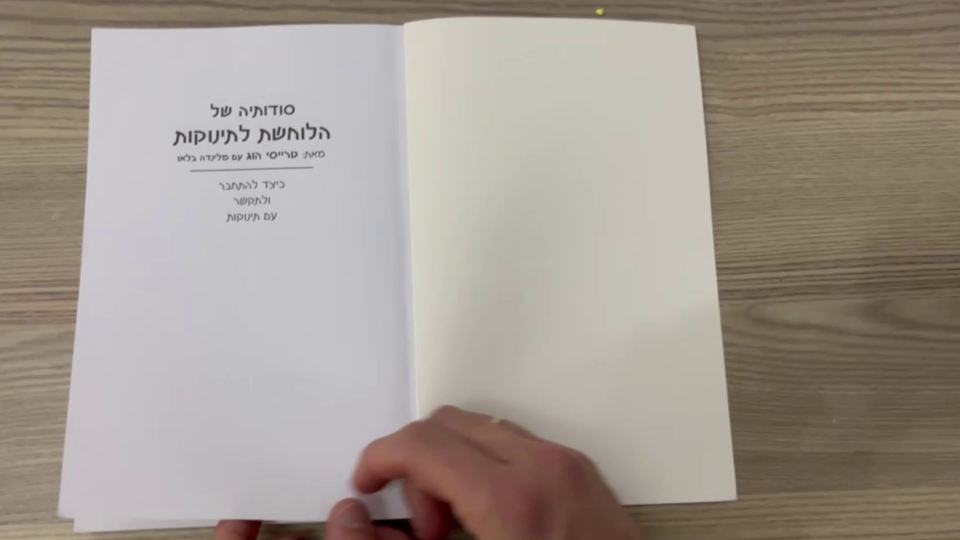
#> input picture video0_selected_image_0.png, 1920 x 1080 px, given in place of 0.mp4, which was not available (shown at 1/2 size)
$ python main.py
#> lines starting #> are read from the running program, lines starting #| are printed output that depends on the picture; after the words box and inside, x2 and y2 are one past the last pixel; in counts of white or black regions, pixels touching at a corner belong together; pictures that were not available may be replaced by others from this repository, and a replacement may not be noted
### motion_detection_by_pixels_changes.py
import cv2
import numpy as np
import matplotlib.pyplot as plt
import os

images_motion_values_a_id = []


def show_pages_and_motion_diff(image1, image2, id):
    """מציג את שתי התמונות אחת ליד השנייה ואת כמות ההבדלים ביניהן"""
    diff = cv2.absdiff(image1, image2)
    motion = np.sum(diff) / 1000000  # מדד לכמות התנועה
    images_motion_values_a_id.append((motion, id, image1))  # שמירה עבור הגרף

    resized_frame1 = cv2.resize(image1, (600, 800))
    resized_frame2 = cv2.resize(image2, (600, 800))
    combined = np.hstack((resized_frame1, resized_frame2))

    text = f"Motion: {motion},{id}"
    cv2.putText(combined, text, (50, 50), cv2.FONT_HERSHEY_SIMPLEX, 1, (0, 255, 0), 2)
    return motion


def process_video_frame(frame, prev_gray, counter):
    """מעבד פריים יחיד ומחשב תנועה"""
    gray = cv2.cvtColor(frame, cv2.COLOR_BGR2GRAY)
    gray = cv2.GaussianBlur(gray, (5, 5), 0)
    show_pages_and_motion_diff(gray, prev_gray, counter)
    return gray


def video_to_images(video_path, num_of_pages):
#> called with video_path = 'C:\\Users\\user\\Desktop\\project\\0.mp4', num_of_pages = 8
    cap = cv2.VideoCapture(video_path)
    ret, prev_frame = cap.read()
#> prev_frame is the input picture: shape (1080, 1920, 3); mean B, G, R 144.4, 152.9, 161.7

    if not ret:
        print("Error: Couldn't read video file.")
        return

    prev_gray = cv2.cvtColor(prev_frame.copy(), cv2.COLOR_BGR2GRAY)
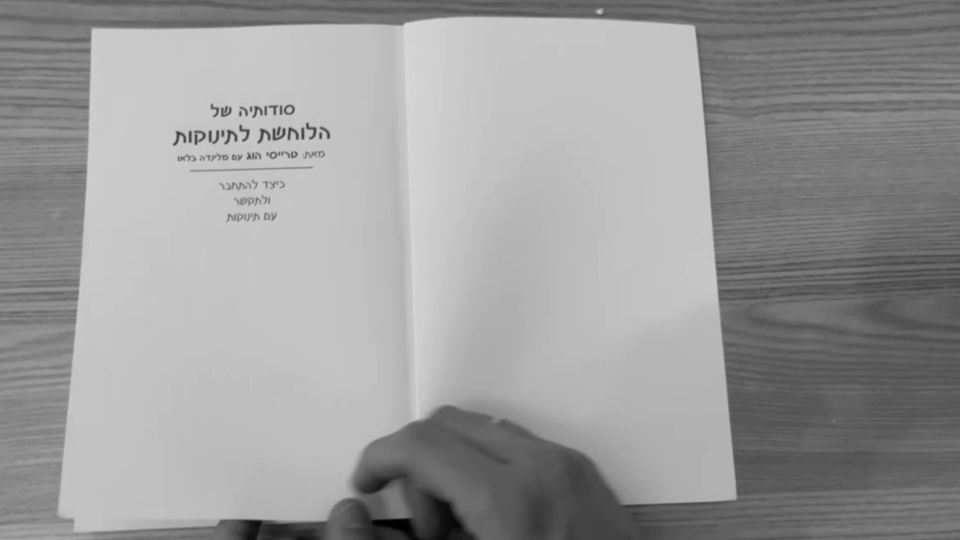
#> prev_gray: shape (1080, 1920) (shown at 1/2 size); min 1, max 215, mean 154.5
    prev_gray = cv2.GaussianBlur(prev_gray, (5, 5), 0)
    counter = 0

    while cap.isOpened():
        ret, frame = cap.read()
        if not ret:
            break

        if counter % 5 == 0:
            prev_gray = process_video_frame(frame, prev_gray, counter)
#> in show_pages_and_motion_diff, `diff = cv2.absdiff(image1, image2)`: diff: shape (1080, 1920); every value is 0
#> in show_pages_and_motion_diff, `motion = np.sum(diff) / 1000000`: motion = 0
#> in show_pages_and_motion_diff, `resized_frame1 = cv2.resize(image1, (600, 800))`:
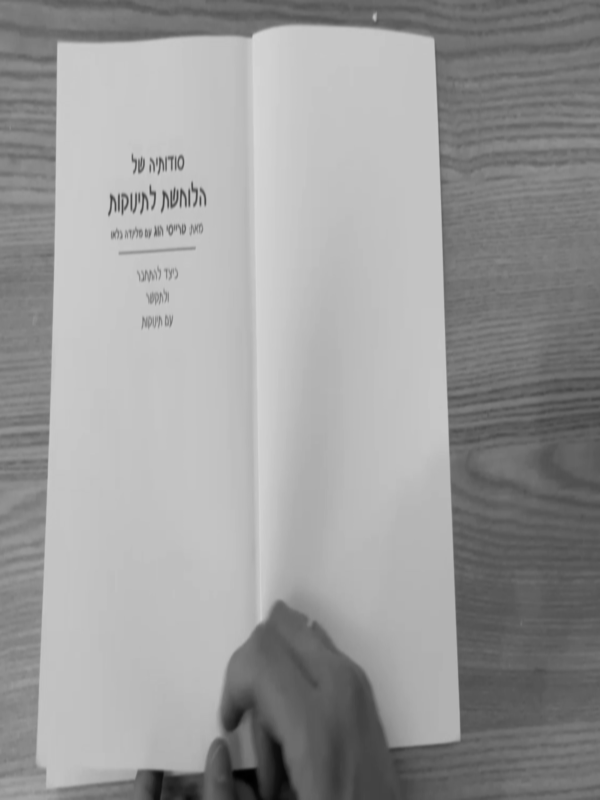
#> resized_frame1: shape (800, 600); min 1, max 214, mean 154.5
#> in show_pages_and_motion_diff, `combined = np.hstack((resized_frame1, resized_frame2))`:
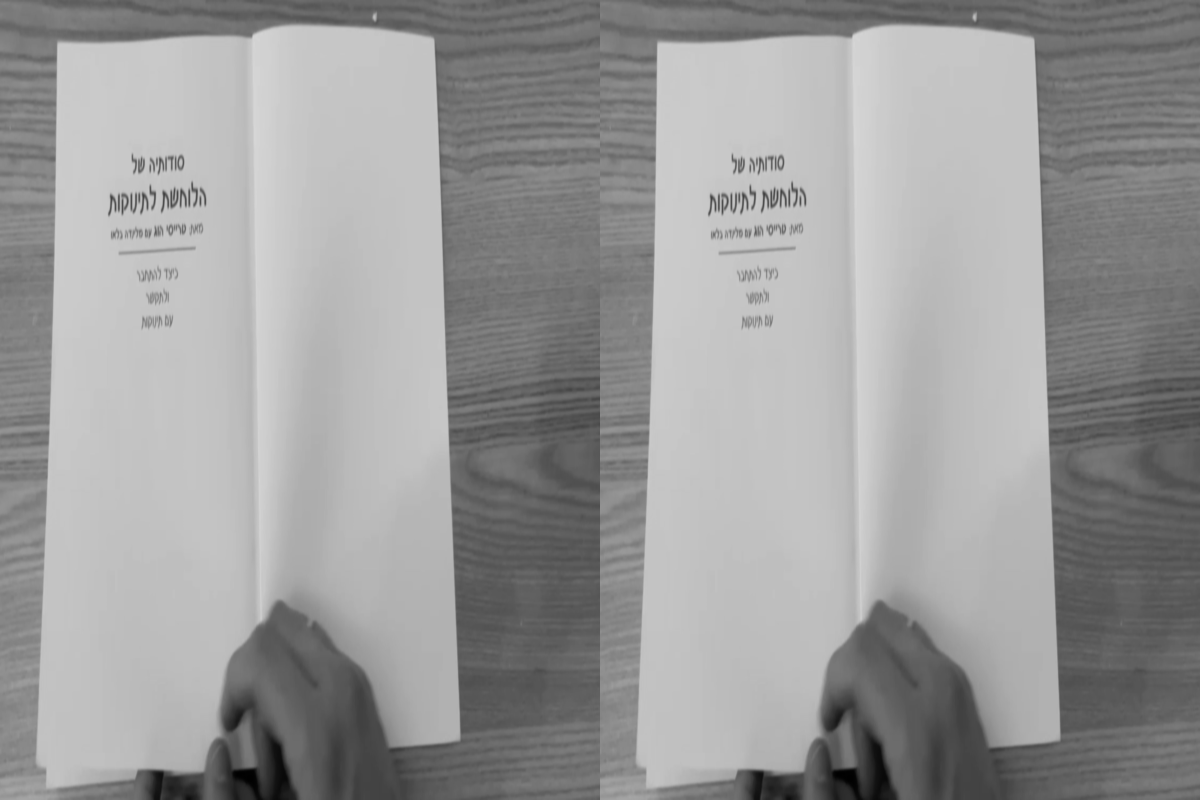
#> combined: shape (800, 1200); min 1, max 214, mean 154.5
#> in show_pages_and_motion_diff, `text = f"Motion: {motion},{id}"`: text = 'Motion: 0.0,0'
#> in show_pages_and_motion_diff, `cv2.putText(combined, text, (50, 50), cv2.FONT_HERSHEY_SIMPLEX, 1, (0,..`:
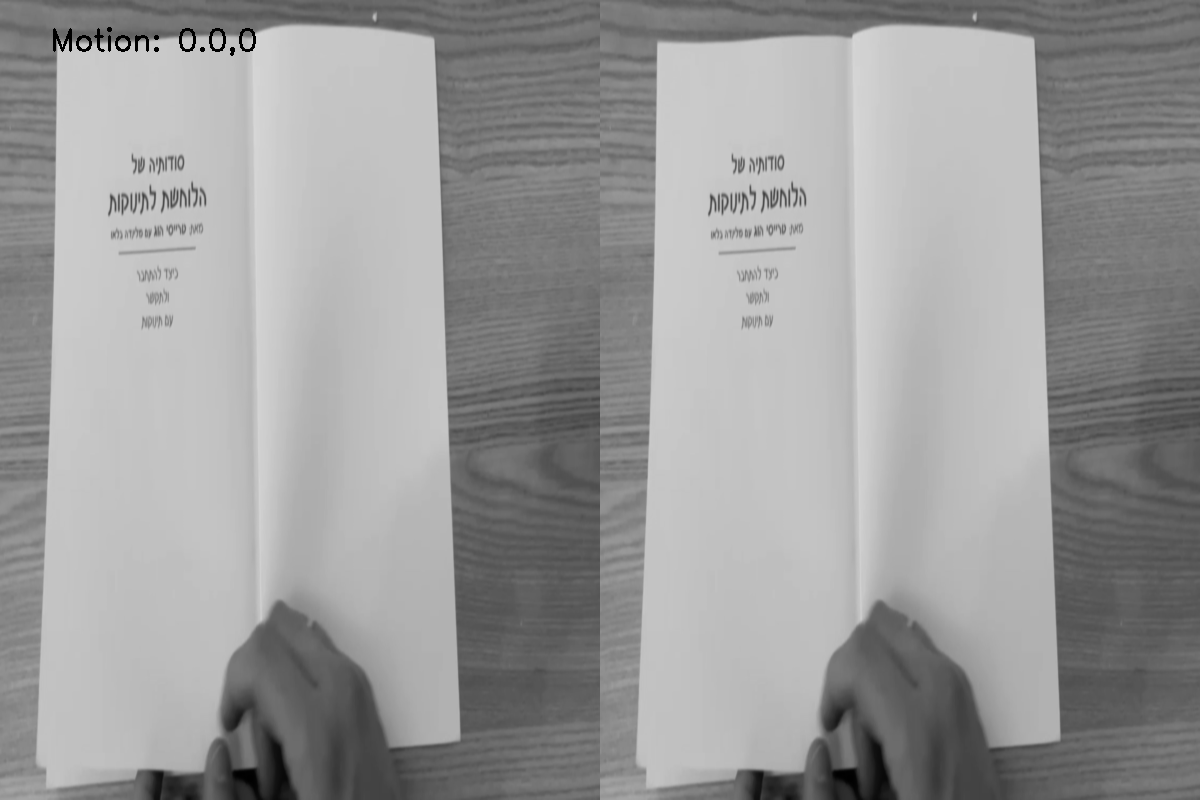
#> combined: shape (800, 1200); 0.14% of pixels changed, all inside (x1, y1, x2, y2) = (53, 27, 256, 56)
        counter += 1

    cap.release()
    cv2.destroyAllWindows()
    plot_motion_graph()
    choose_images(num_of_pages, counter)


# [79 lines left out: functions find_max_points, find_min_points_between_max, choose_images, display_images, plot_motion_graph, not called in this run]


# video_to_images(r"C:\Users\user\Desktop\project\0.mp4", 3)

### main.py
from matplotlib import pyplot as plt
from scipy.signal import argrelextrema

import motion_detection_by_pixels_changes
import corner_detection
import os
import cv2
import numpy as np
import matplotlib
matplotlib.use('TkAgg')

num_of_pages = 8
motion_detection_by_pixels_changes.video_to_images(r"C:\Users\user\Desktop\project\0.mp4", num_of_pages)


file_names = os.listdir(r"C:\Users\user\PycharmProjects\pythonProject10\selected_images")

# עיבוד כל קובץ בתיקייה


# [88 lines left out: functions filter_minima_by_distance, page_split, not called in this run]


for file_name in file_names:
    file_path = os.path.join(r"C:\Users\user\PycharmProjects\pythonProject10\selected_images", file_name)
    page_split(file_path,file_name)


count = 0
file_names = os.listdir(r"C:\Users\user\PycharmProjects\pythonProject10\selected_imagesA")
for file_name in file_names:
    count += 1
    file_path = os.path.join(r"C:\Users\user\PycharmProjects\pythonProject10\selected_imagesA", file_name)
    if count < 18:
        corner_detection.analyze_page(file_path,1,file_name)
    else:
        corner_detection.analyze_page(file_path, 0,file_name)

$ run again, on video0_selected_image_20.png
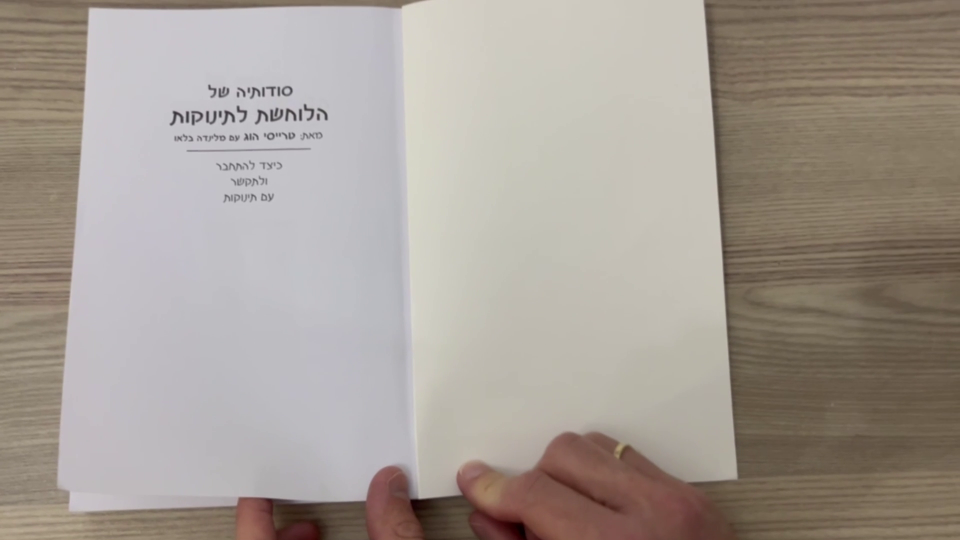
#> input picture video0_selected_image_20.png, 1920 x 1080 px, given in place of 0.mp4, which was not available (shown at 1/2 size)
#> in video_to_images, prev_frame is the input picture: shape (1080, 1920, 3); mean B, G, R 148.7, 156.6, 165.1
#> in video_to_images, `prev_gray = cv2.cvtColor(prev_frame.copy(), cv2.COLOR_BGR2GRAY)`:
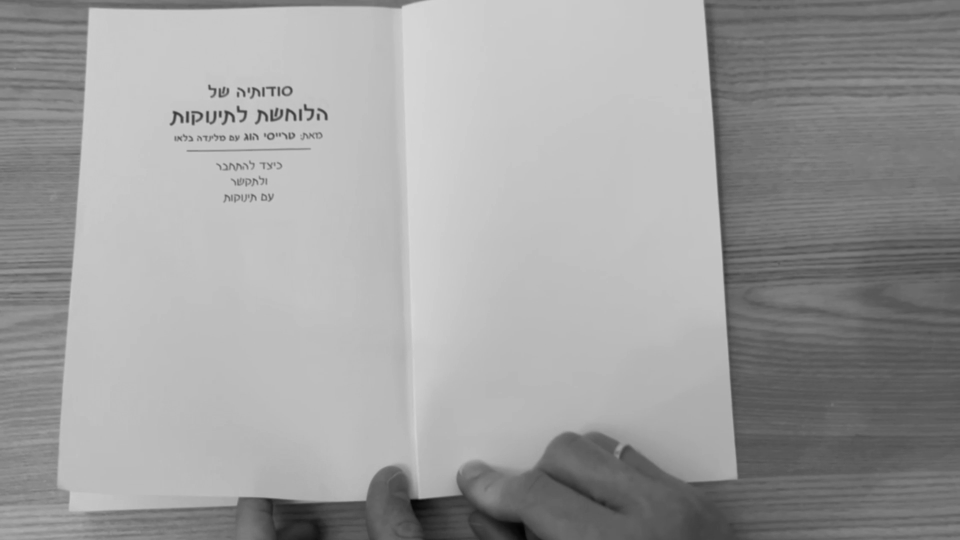
#> prev_gray: shape (1080, 1920) (shown at 1/2 size); min 2, max 216, mean 158.2
#> diff: shape (1080, 1920); every value is 0
#> motion = 0
#> text = 'Motion: 0.0,0'
#> in show_pages_and_motion_diff, `cv2.putText(combined, text, (50, 50), cv2.FONT_HERSHEY_SIMPLEX, 1, (0,..`:
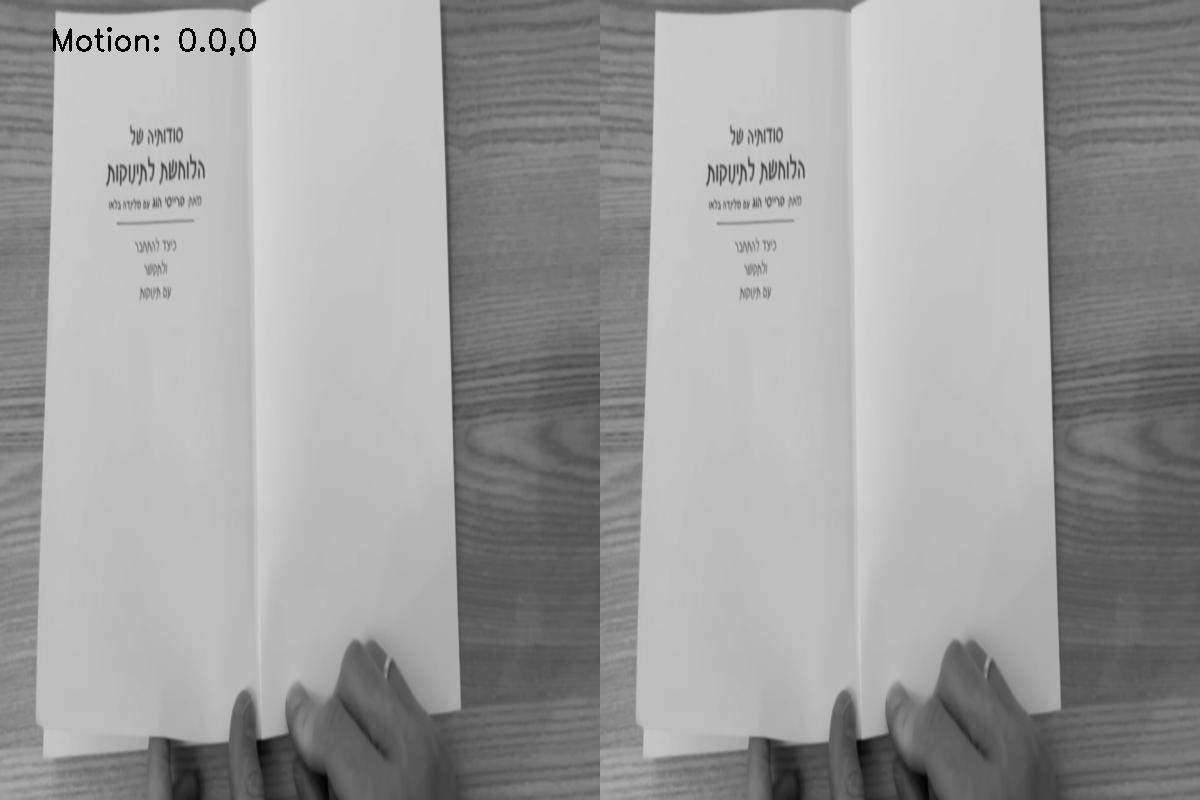
#> combined: shape (800, 1200); min 0, max 215, mean 157.9
